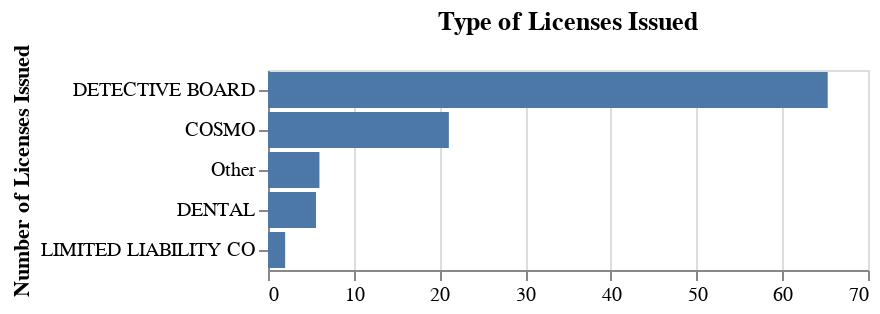

Notebook cell for this chart:
### Code cell
# chart2 = alt.Chart(df_license).mark_bar().encode(
#     x=alt.X('Percentage:Q', title=''),
#     y=alt.Y('License Type:N', sort='-x', title='Number of Licenses Issued')
#     ).properties(title='Type of Licenses Issued')
# chart2.display()

### Figure 1 — Vega-Lite specification as saved in the notebook (floating-point values rounded to 4 significant figures)
{"config": {"view": {"continuousWidth": 300, "continuousHeight": 300}}, "data": {"name": "data-372fc5235e0178e81b39a865de166e5d"}, "mark": {"type": "bar"}, "encoding": {"x": {"field": "Percentage", "title": "", "type": "quantitative"}, "y": {"field": "License Type", "sort": "-x", "title": "Number of Licenses Issued", "type": "nominal"}}, "title": "Type of Licenses Issued", "$schema": "https://vega.github.io/schema/vega-lite/v5.20.1.json", "datasets": {"data-372fc5235e0178e81b39a865de166e5d": [{"License Type": "COSMO", "Number of Licenses": 53, "Percentage": 21.1}, {"License Type": "DENTAL", "Number of Licenses": 14, "Percentage": 5.6}, {"License Type": "DETECTIVE BOARD", "Number of Licenses": 164, "Percentage": 65.3}, {"License Type": "LIMITED LIABILITY CO", "Number of Licenses": 5, "Percentage": 2.0}, {"License Type": "Other", "Number of Licenses": 15, "Percentage": 6.0}]}}
